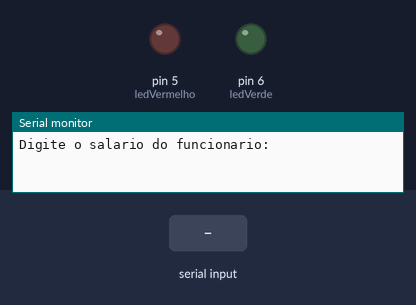
The sketch below on a simulated Arduino Uno, built with avr-gcc and run on an emulated ATmega328P. On the bench: output pins drawn as LEDs (lit = HIGH), the last lines printed to the serial monitor. Inputs (shaded band) come from the test bench.

Above: at 1.2 s.
1.3 s: "90,45\n" received over Serial
At 1.8 s:
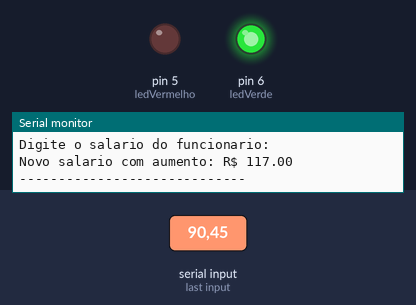
Timing chart, 0 to 4.3 s (numbered marks = the images above; inputs shaded):
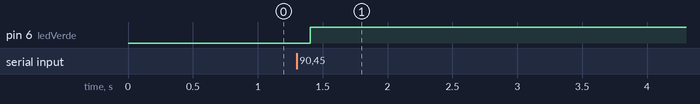

Measured:
- after the input at 1.3 s, pin 6 (ledVerde): LOW → HIGH after 0.10 s

The sketch:

lopal_ex091.ino
```cpp
// Variáveis
int ledVermelho = 5;
int ledVerde = 6;

float salario = 0.0;

void setup()
{
  pinMode(ledVermelho, OUTPUT); // LED vermelho como saída
  pinMode(ledVerde, OUTPUT);    // LED verde como saída
  Serial.begin(9600);           // Comunicação serial
}

void loop()
{
  // Entrada: pedir o salário
  Serial.println("Digite o salario do funcionario:");
  while (!Serial.available()) {}
  salario = Serial.parseFloat(); // Lê o salário
  Serial.read(); // limpa buffer
  delay(100);

  // Verificação e ação
  if (salario < 500) {
    salario = salario * 1.30; // Aplica 30% de aumento
    Serial.print("Novo salario com aumento: R$ ");
    Serial.println(salario, 2);
    digitalWrite(ledVerde, HIGH);     // Aumento: acende verde
    digitalWrite(ledVermelho, LOW);
  } else {
    Serial.println("Funcionario nao tem direito ao aumento.");
    digitalWrite(ledVerde, LOW);
    digitalWrite(ledVermelho, HIGH);  // Sem aumento: acende vermelho
  }

  Serial.println("-----------------------------");
  delay(5000); // Aguarda 5 segundos antes de repetir
}
```
